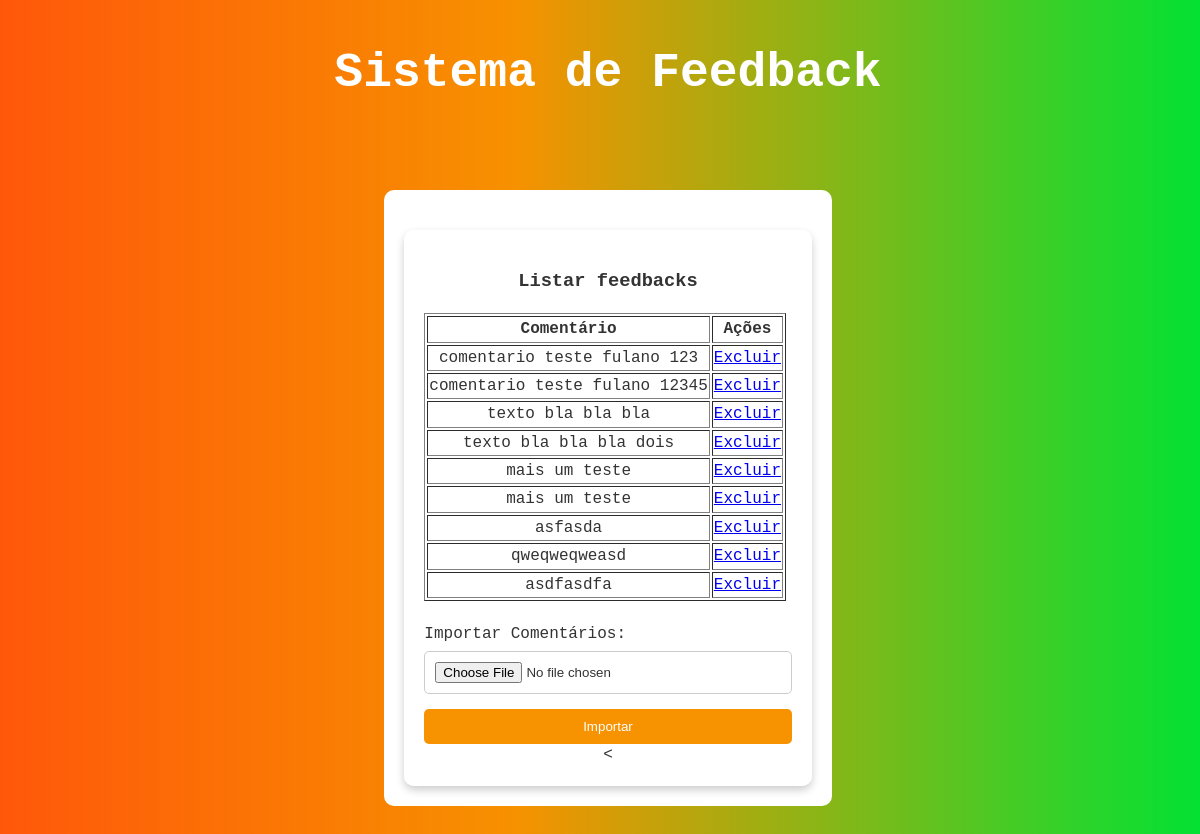
Screenshot of /Feedback-listar.php with the database file from the repository.
### tables this page shows
CREATE TABLE `tb_feedback` (
  `id` int(11) NOT NULL,
  `usuario_id` int(11) NOT NULL,
  `texto` text NOT NULL,
  `data_envio` timestamp NOT NULL DEFAULT current_timestamp()
);

### Feedback.php (called while the page is built, shortened)
<?php
class Feedback
{
    private $conexao;
    public function __construct($conexao)
    {
        $this->conexao = $conexao;
    }
    public function listar()
    {
        $sql = "SELECT * FROM tb_feedback";
        $resultado = $this->conexao->query($sql);
        $lista = $resultado->fetchAll();
        return $lista;
    }
}
?>

### Feedback-listar.php (the view, shortened to what this page needs)
<?php
require_once "Feedback.php";
require_once "conexao-banco.php";
$feedback = new Feedback($conexao);
$lista = $feedback->listar();
?>
<!DOCTYPE html>
<html lang="pt-br">
<head>
    <link rel="stylesheet" href="feedback.css">
</head>
<body class="fundo-login">
    <div>
        <div class="texto-login-titulo">
            <h1>Sistema de Feedback</h1>
        </div>
        <div class="texto-login">
            <div class="form-container">
                <h3>Listar feedbacks</h3>
                <table border="1">
                    <tr>
                        <th>Comentário</th>
                        <th>Ações</th>
                    </tr>
                    <?php foreach ($lista as $linha): ?>
                    <tr>
                        <td><?php echo htmlspecialchars($linha['texto']); ?></td>
                        <td><a class="btn-excluir" href="?excluir=<?php echo $linha['id']; ?>">Excluir</a></td>
                    </tr>
                    <?php endforeach ?>
                </table>
                <br>
                <form action="" method="post" enctype="multipart/form-data">
                    <label for="arquivo">Importar Comentários:</label>
                    <input type="file" name="arquivo" id="arquivo" accept=".json">
                    <button type="submit" name="importar">Importar</button>
                </form>
            <

### feedback.css (style rules this page uses)
.fundo-login { background: linear-gradient(90deg, rgba(255,87,10,1) 0%, rgba(247,145,0,1) 43%, rgba(3,225,51,1) 100%); height: 100%; width: 100%; display: flex; justify-content: center; align-items: center; }
.form-container { background: rgba(255, 255, 255, 0.9); padding: 20px; border-radius: 10px; box-shadow: 0 4px 8px rgba(0, 0, 0, 0.2); text-align: center; margin-top: 20px; }
.form-container form { display: flex; flex-direction: column; }
.form-container label { margin-bottom: 5px; text-align: left; }
.form-container input { margin-bottom: 15px; padding: 10px; border: 1px solid #ccc; border-radius: 5px; }
.form-container button { padding: 10px; background-color: #f79300; border: none; border-radius: 5px; color: white; cursor: pointer; transition: background-color 0.3s; }
.texto-login-titulo { font-family: Consolas, Monaco, 'Andale Mono', 'Ubuntu Mono', monospace; font-size: 24px; line-height: 1.4; color: #fff; margin-bottom: 20px; display: flex; justify-content: center; align-items: center; }
.texto-login { font-family: Consolas, Monaco, 'Andale Mono', 'Ubuntu Mono', monospace; font-size: 16px; line-height: 1.4; color: #333; margin-bottom: 20px; background-color: white; padding: 20px; margin: 50px; border-radius: 10px; box-shadow: 0px 0px 10px rgba(0, 0, 0, 0. }

### rows the page displays
tb_feedback: texto "comentario teste fulano 123"
tb_feedback: texto "comentario teste fulano 12345"
tb_feedback: texto "texto bla bla bla"
tb_feedback: texto "texto bla bla bla dois"
tb_feedback: texto "mais um teste"
tb_feedback: texto "mais um teste"
tb_feedback: texto "asfasda"
tb_feedback: texto "qweqweqweasd"
tb_feedback: texto "asdfasdfa"
